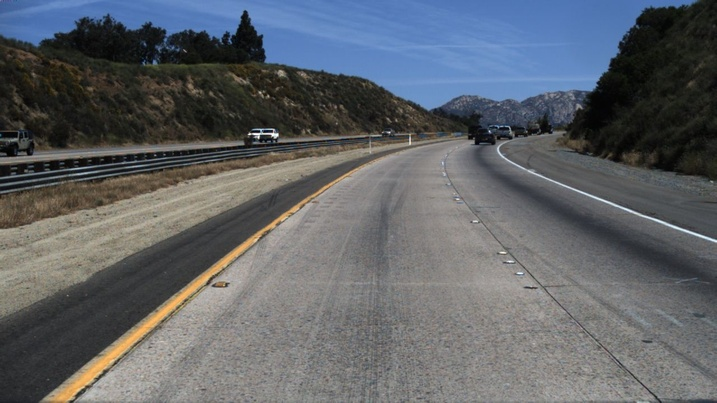
#> input picture Test Images/image9.jpg, 717 x 403 px, shrunk from 1280 x 720 before the run
$ jupyter execute --allow-errors LaneDetection_OpenCV.ipynb   (shell and % lines are left out)
#> lines starting #> are read from the running program, lines starting #| are printed output that depends on the picture; after the words box and inside, x2 and y2 are one past the last pixel; in counts of white or black regions, pixels touching at a corner belong together
### Install Dependencies

### Import Dependencies

[cell 1]
import cv2
import numpy as np
import matplotlib.pyplot as plt
import pandas as pd

### Load Image

[cell 2]
def load_image(image_path):
    image = cv2.imread(image_path)
    image = cv2.cvtColor(image, cv2.COLOR_BGR2RGB)
    return image

### Apply Gray Scale

[cell 3]
def apply_gray_scale(image):
    gray_image = cv2.cvtColor(image, cv2.COLOR_BGR2GRAY)
    return gray_image

### Apply Gaussian Blue

[cell 4]
def apply_gaussian_blur(image):
    blurred_image = cv2.GaussianBlur(image, (5, 5), 0)
    return blurred_image

### Apply Canny Edge Detection

[cell 5]
def apply_canny_edge_detection(image):
    edges = cv2.Canny(image, 50, 150)
    return edges

### Apply Morphological Operators

[cell 6]
def morphological_dilate(image):
    dilated_image = cv2.dilate(image, (5, 5), iterations=1)
    return dilated_image

def morphological_open(image):
    opened_image = cv2.morphologyEx(image, cv2.MORPH_OPEN, (5, 5))
    return opened_image

### Apply Region Of Interest Mask

[cell 7]
def region_of_interest(img):
    # Define a blank mask to start with
    mask = np.zeros_like(img)

    # Define a 3 channel or 1 channel color to fill the mask with depending on the input image
    if len(img.shape) > 2:
        channel_count = img.shape[2]  # i.e. 3 or 4 depending on your image
        ignore_mask_color = (255,) * channel_count
    else:
        ignore_mask_color = 255

    # Define a four sided polygon (trapezoid) to mask
    imshape = img.shape
    vertices = np.array([[(0, imshape[0]), (imshape[1]*0.1, imshape[0]*0.4), (imshape[1]*0.9, imshape[0]*0.4), (imshape[1], imshape[0])]], dtype=np.int32)
    cv2.fillPoly(mask, vertices, ignore_mask_color)

    # Return the image only where mask pixels are nonzero
    masked_image = cv2.bitwise_and(img, mask)
    return masked_image

### Apply Hough Line Transformation

[cell 8]
def hough_lines(image):
    lines = cv2.HoughLinesP(
        image,
        cv2.HOUGH_PROBABILISTIC,
        np.pi / 180,
        80,
        minLineLength=20,
        maxLineGap=100,
    )

    line_image = np.zeros((image.shape[0], image.shape[1], 3), dtype=np.uint8)

    # Filter lines based on the slope condition
    if lines is None:
        return line_image

    filtered_lines = [
        line
        for line in lines
        for x1, y1, x2, y2 in line
        if x2 != x1 and abs((y2 - y1) / (x2 - x1)) > 0.4
    ]

    if filtered_lines is None:
        return line_image
    for line in filtered_lines:
        for x1, y1, x2, y2 in line:
            pts = np.array([[x1, y1], [x2, y2]], np.int32)
            cv2.polylines(line_image, [pts], True, (0, 255, 0))

    return line_image, filtered_lines

### Merge Similar Lines

[cell 9]
def calculate_distance_and_angle(line1, line2):
    # Calculate midpoint of each line
    midpoint1 = ((line1[0] + line1[2]) / 2, (line1[1] + line1[3]) / 2)
    midpoint2 = ((line2[0] + line2[2]) / 2, (line2[1] + line2[3]) / 2)

    # Calculate distance between midpoints
    distance = np.sqrt(
        (midpoint1[0] - midpoint2[0]) ** 2 + (midpoint1[1] - midpoint2[1]) ** 2
    )

    # Calculate angle of each line
    angle1 = np.arctan2(line1[3] - line1[1], line1[2] - line1[0]) * 180 / np.pi
    angle2 = np.arctan2(line2[3] - line2[1], line2[2] - line2[0]) * 180 / np.pi

    # Calculate difference in angles
    angle_difference = np.abs(angle1 - angle2)

    return distance, angle_difference


def calculate_line_length(line):
    return np.sqrt((line[2] - line[0]) ** 2 + (line[3] - line[1]) ** 2)


def should_merge(line1, line2, distance_threshold, angle_threshold):
    distance, angle_difference = calculate_distance_and_angle(line1, line2)
    return distance < distance_threshold and angle_difference < angle_threshold


def merge_lines(image, lines, distance_threshold, angle_threshold):

    if lines is None or len(lines) == 0:
        return np.zeros((image.shape[0], image.shape[1], 3), dtype=np.uint8), []

    lines = np.vstack(lines)
    lines = lines.reshape(
        -1, lines.shape[-1]
    )
    merged_lines = []
    for line in lines:
        line_to_add = line
        # skip if there is no line in the list
        # print("merged lines",merged_lines)
        if len(merged_lines) == 0:
            merged_lines.append(line_to_add)
            continue
        for existing_line in merged_lines.copy():
            if should_merge(line, existing_line, distance_threshold, angle_threshold):
                # Compare lengths and keep the longer line
                if calculate_line_length(line) < calculate_line_length(existing_line):
                    line_to_add = None
                    break
                else:
                    merged_lines = list(filter(lambda x: not np.array_equal(x, existing_line), merged_lines))

        if line_to_add is not None:
            merged_lines.append(line_to_add)

    # Draw the merged lines
    line_image = np.zeros((image.shape[0], image.shape[1], 3), dtype=np.uint8)
    for line in merged_lines:
        # Ensure 'line' can be unpacked into four variables
        if len(line) == 4 and all(isinstance(coord, np.integer) for coord in line):
            x1, y1, x2, y2 = line
            pts = np.array([[x1, y1], [x2, y2]], np.int32)
            cv2.polylines(line_image, [pts], True, (0, 255, 0), thickness=2)
        else:
            print("Warning: Skipping a merged line due to incorrect format:", line)

    return line_image, merged_lines

### Extend Detected Lines

[cell 10]
def extend_lines(image, lines):

    if lines is None or len(lines) == 0:
        return np.zeros((image.shape[0], image.shape[1], 3), dtype=np.uint8), []

    lines = np.vstack(lines)
    lines = lines.reshape(-1, lines.shape[-1])
    extended_lines = []
    for line in lines:
        x1, y1, x2, y2 = line
        if x2 != x1:
            slope = (y2 - y1) / (x2 - x1)
            y_intercept = y1 - slope * x1
            y1_extended = int(image.shape[0]*0.4)
            x1_extended = int((y1_extended - y_intercept) / slope)
            y2_extended = int(image.shape[0])
            x2_extended = int((y2_extended - y_intercept) / slope)
            extended_lines.append([x1_extended, y1_extended, x2_extended, y2_extended])

    # Draw the extended lines
    line_image = np.zeros((image.shape[0], image.shape[1], 3), dtype=np.uint8)
    for line in extended_lines:
        x1, y1, x2, y2 = line
        pts = np.array([[x1, y1], [x2, y2]], np.int32)
        cv2.polylines(line_image, [pts], True, (0, 255, 0), thickness=2)

    return line_image, extended_lines

### Consider Center Lines

[cell 11]
def consider_center_lines(image, lines):
    if lines is None or len(lines) == 0:
        return np.zeros((image.shape[0], image.shape[1], 3), dtype=np.uint8), []

    lines = np.vstack(lines)
    lines = lines.reshape(-1, lines.shape[-1])

    center_lines = []
    left_lane_candidates = []
    right_lane_candidates = []
    image_center_x = image.shape[1] / 2

    for line in lines:
        x1, y1, x2, y2 = line
        if x2 != x1:
            slope = (y2 - y1) / (x2 - x1)
            center_x = (x1 + x2) / 2
            if slope > 0:
                left_lane_candidates.append((line, abs(center_x - image_center_x)))
            else:
                right_lane_candidates.append((line, abs(center_x - image_center_x)))

    left_lane = sorted(left_lane_candidates, key=lambda x: x[1], reverse=False)[0][0] if left_lane_candidates else None
    right_lane = sorted(right_lane_candidates, key=lambda x: x[1], reverse=False)[0][0] if right_lane_candidates else None

    if left_lane is not None:
        center_lines.append(left_lane)
    if right_lane is not None:
        center_lines.append(right_lane)

    # Draw the center lines
    line_image = np.zeros((image.shape[0], image.shape[1], 3), dtype=np.uint8)
    for line in center_lines:
        x1, y1, x2, y2 = line
        pts = np.array([[x1, y1], [x2, y2]], np.int32)
        cv2.polylines(line_image, [pts], True, (0, 255, 0), thickness=2)

    return line_image, center_lines

### Draw Lines On Image

[cell 12]
def draw_lines_on_image(image, lines):

    for line in lines:
        x1, y1, x2, y2 = line
        pts = np.array([[x1, y1], [x2, y2]], np.int32)
        cv2.polylines(image, [pts], True, (0, 255, 0), thickness=2)

    return image

### Plot all images

[cell 13]
def plot_images(images, titles, rows, cols, ouput_title):
    fig, axes = plt.subplots(rows, cols, figsize=(15, 15))
    for i, ax in enumerate(axes.flat):
        if i < len(images):
            ax.imshow(images[i], cmap='gray')
            ax.set_title(titles[i])
        ax.axis("off")
    plt.tight_layout()
    plt.savefig(f"Results/{ouput_title}.png")
    plt.show()

### Piepline

[cell 14]
def pipeline(image_path):

    image = load_image(image_path)
    gray_image = apply_gray_scale(image)
    blurred_image = apply_gaussian_blur(gray_image)
    dilated_image = morphological_dilate(blurred_image)

    edges = apply_canny_edge_detection(dilated_image)
    opened_edges = morphological_open(edges)

    roi_image = region_of_interest(opened_edges)

    hough_image, houghLines = hough_lines(roi_image)

    merged_lines_image1, mergedLines1 = merge_lines(
        hough_image, houghLines, distance_threshold=150, angle_threshold=15
    )
    extended_lines_image, extendedLines = extend_lines(merged_lines_image1, mergedLines1)
    merged_lines_image2, mergedLines2 = merge_lines(
        extended_lines_image, extendedLines, distance_threshold=150, angle_threshold=15
    )
    center_lines_image, centerLines = consider_center_lines(merged_lines_image2, mergedLines2)

    final_image = draw_lines_on_image(image.copy(), centerLines)

    return image, gray_image, blurred_image, dilated_image, edges, opened_edges, roi_image, hough_image, merged_lines_image1, extended_lines_image, merged_lines_image2, center_lines_image, final_image

### Display all stages of pipeline

[cell 15]
def display_pipeline(image_path):

    images = pipeline(image_path)
#> in load_image, image is the input picture: shape (403, 717, 3); mean B, G, R 104, 99.2, 95.5
#> in apply_canny_edge_detection, `edges = cv2.Canny(image, 50, 150)`:
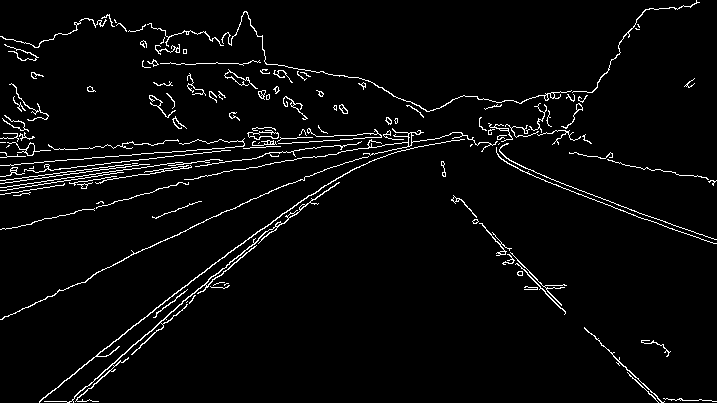
#> edges: shape (403, 717); 3.6% white in thin lines or dots
#> in morphological_open, `opened_image = cv2.morphologyEx(image, cv2.MORPH_OPEN, (5, 5))`: opened_image: shape (403, 717); 1.6% white in thin lines or dots
#> in region_of_interest, `cv2.fillPoly(mask, vertices, ignore_mask_color)`: mask: shape (403, 717); 54.1% white; 1 black region, box (x1, y1, x2, y2) and area: (0, 0, 717, 401) 132513
#> in region_of_interest, `masked_image = cv2.bitwise_and(img, mask)`: masked_image: shape (403, 717); 0.75% white in thin lines or dots, all inside (x1, y1, x2, y2) = (28, 161, 683, 403)
#> in hough_lines, `lines = cv2.HoughLinesP( image, cv2.HOUGH_PROBABILISTIC, np.pi / 180, ..`: lines = [[48, 394, 231, 251], [69, 402, 298, 203], [76, 401, 324, 186], [452, 200, 661, 402], [43, 398, 363, 165], [169, 298, 308, 197]]
#> in hough_lines, `filtered_lines = [ line for line in lines for x1, y1, x2, y2 in line i..`: filtered_lines = [[[48, 394, 231, 251]], [[69, 402, 298, 203]], [[76, 401, 324, 186]], [[452, 200, 661, 402]], [[43, 398, 363, 165]], [[169, 298, 308, 197]]]
#> the loop in hough_lines, `for line in filtered_lines:` made 6 passes
#> after the loop in hough_lines, `for line in filtered_lines:`:
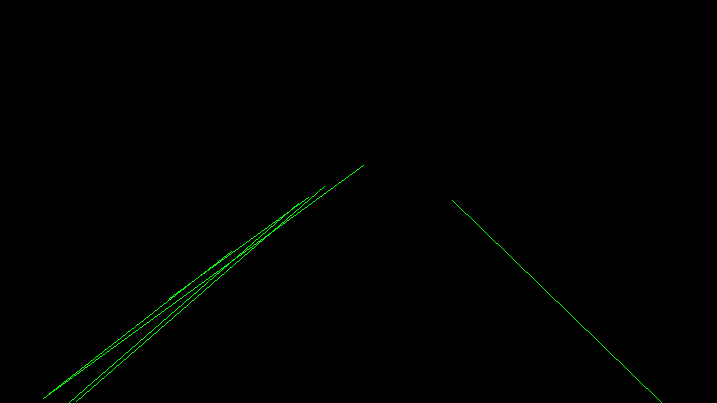
#> line_image: shape (403, 717, 3); mean of channels 0, 1, 2 0, 1.1, 0; drawn as B, G, R
#> in pipeline, `hough_image, houghLines = hough_lines(roi_image)`: houghLines has the same summary as filtered_lines in hough_lines
#> the loop in merge_lines, `for line in lines:` made 6 passes
#> after the loop in merge_lines, `for line in lines:`: merged_lines = [[452, 200, 661, 402], [43, 398, 363, 165]]
#> in merge_lines, `line_image = np.zeros((image.shape[0], image.shape[1], 3), dtype=np.ui..`: line_image: shape (403, 717, 3); every value is 0
#> the loop in merge_lines, `for line in merged_lines: # Ensure 'line' can be unpacked into four va..` made 2 passes
#> after the loop in merge_lines, `for line in merged_lines:`:
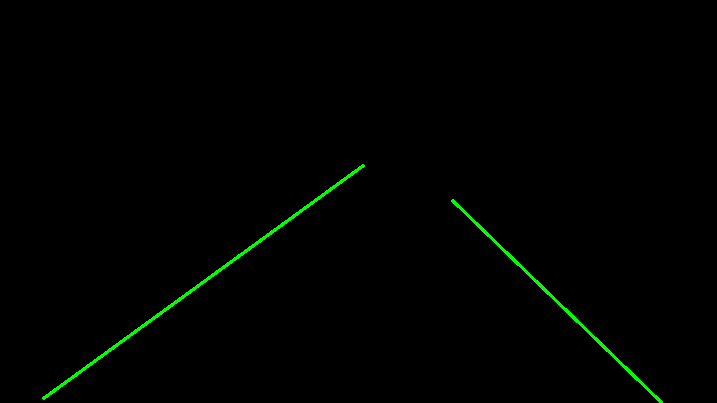
#> line_image: shape (403, 717, 3); mean of channels 0, 1, 2 0, 2, 0; drawn as B, G, R
#> the loop in extend_lines, `for line in lines:` made 2 passes
#> (x1, y1, x2, y2, slope, y_intercept, y1_extended, x1_extended) on passes 1 to 2: (452, 200, 661, 402, 0.967, -236.9, 161, 411), (43, 398, 363, 165, -0.728, 429.3, 161, 368)
#> after the loop in extend_lines, `for line in lines:`: extended_lines = [[411, 161, 662, 403], [368, 161, 36, 403]]
#> the loop in extend_lines, `for line in extended_lines:` made 2 passes
#> the loop in merge_lines (call 2), `for line in lines:` made 2 passes
#> the loop in merge_lines (call 2), `for line in merged_lines: # Ensure 'line' can be unpacked into four va..` made 2 passes
#> the loop in consider_center_lines, `for line in lines:` made 2 passes
#> (x1, y1, x2, y2, slope, center_x) on passes 1 to 2: (411, 161, 662, 403, 0.964, 536.5), (368, 161, 36, 403, -0.729, 202)
#> after the loop in consider_center_lines, `for line in lines:`: left_lane_candidates = [([411, 161, 662, 403], 178)]; right_lane_candidates = [([368, 161, 36, 403], 156.5)]
#> in consider_center_lines, `left_lane = sorted(left_lane_candidates, key=lambda x: x[1], reverse=F..`: left_lane = [411, 161, 662, 403]
#> in consider_center_lines, `right_lane = sorted(right_lane_candidates, key=lambda x: x[1], reverse..`: right_lane = [368, 161, 36, 403]
#> the loop in consider_center_lines, `for line in center_lines:` made 2 passes
#> in pipeline, `center_lines_image, centerLines = consider_center_lines(merged_lines_i..`: centerLines = [[411, 161, 662, 403], [368, 161, 36, 403]]
#> the loop in draw_lines_on_image, `for line in lines:` made 2 passes
#> after the loop in draw_lines_on_image, `for line in lines:`:
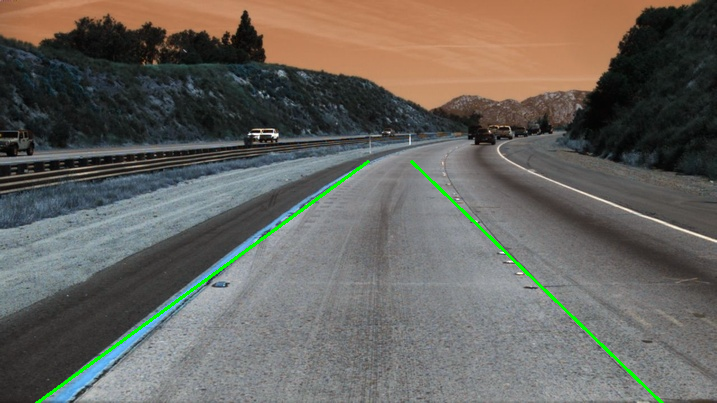
#> image: shape (403, 717, 3); mean of channels 0, 1, 2 94.2, 100.2, 103; drawn as B, G, R
#> images = 13 items

    titles = [
        "Original Image",
        "Gray Image",
        "Blurred Image",
        "Dilated Image",
        "Edges",
        "Opened Edges",
        "ROI",
        "Hough Lines",
        "Merged Lines1",
        "Extended Lines",
        "Merged Lines2",
        "Center Lines",
        "Final Image",
    ]

    plot_images(images, titles, 5, 3, "display_pipeline")

[cell 16]
display_pipeline("Test Images/image9.jpg")

### Detect lanes for multiple images

[cell 17]
def detect_image_lanes():
    titles = ["image1.jpg", "image2.jpg", "image3.jpg", "image4.jpg", "image5.jpg", "image6.jpg", "image7.jpg", "image8.jpg", "image9.jpg", "image10.jpg"]
    images = [pipeline(f"Test Images/{title}")[-1] for title in titles]
#> call 2 of load_image, with image_path = 'Test Images/image1.jpg'
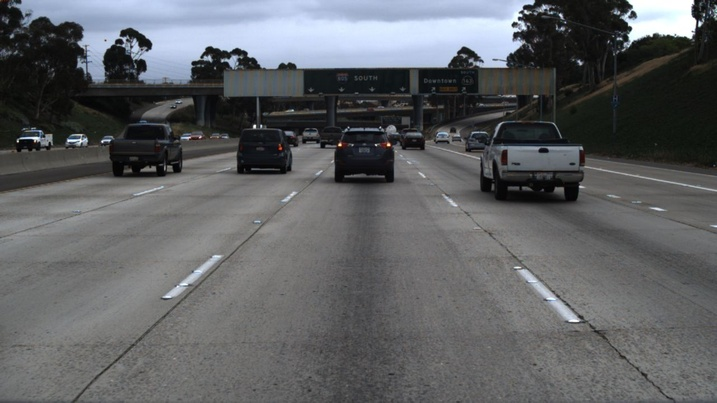
#> input picture Test Images/image1.jpg, 717 x 403 px, shrunk from 1280 x 720 before the run
#> in load_image, image is the input picture: shape (403, 717, 3); mean B, G, R 99.6, 97.1, 95.1
#> in apply_canny_edge_detection (call 2), `edges = cv2.Canny(image, 50, 150)`: edges: shape (403, 717); 3.6% white in thin lines or dots
#> in morphological_open (call 2), `opened_image = cv2.morphologyEx(image, cv2.MORPH_OPEN, (5, 5))`: opened_image: shape (403, 717); 1.8% white in thin lines or dots
#> in region_of_interest (call 2), `masked_image = cv2.bitwise_and(img, mask)`: masked_image: shape (403, 717); 0.63% white in thin lines or dots, all inside (x1, y1, x2, y2) = (70, 161, 678, 403)
#> in hough_lines (call 2), `lines = cv2.HoughLinesP( image, cv2.HOUGH_PROBABILISTIC, np.pi / 180, ..`: lines = [[71, 402, 317, 173], [419, 174, 671, 401], [78, 399, 322, 171], [419, 173, 662, 392], [420, 176, 565, 321], [82, 390, 334, 163]]
#> in hough_lines (call 2), `filtered_lines = [ line for line in lines for x1, y1, x2, y2 in line i..`: filtered_lines = [[[71, 402, 317, 173]], [[419, 174, 671, 401]], [[78, 399, 322, 171]], [[419, 173, 662, 392]], [[420, 176, 565, 321]], [[82, 390, 334, 163]]]
#> the loop in hough_lines (call 2), `for line in filtered_lines:` made 6 passes
#> after the loop in hough_lines (call 2), `for line in filtered_lines:`:
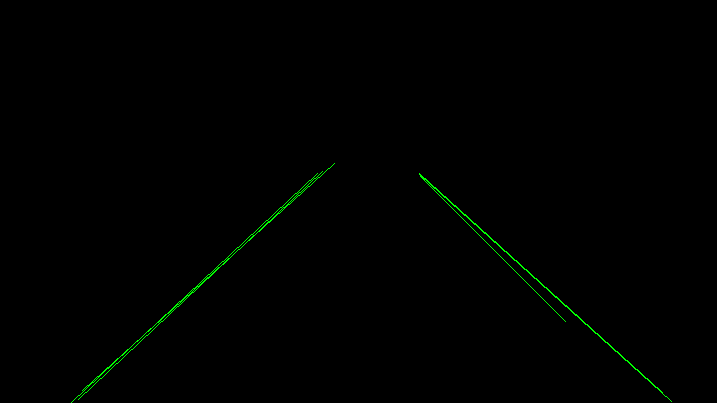
#> line_image: shape (403, 717, 3); mean of channels 0, 1, 2 0, 1.2, 0; drawn as B, G, R
#> the loop in extend_lines (call 2), `for line in lines:` made 2 passes
#> (x1, y1, x2, y2, slope, y_intercept, y1_extended, x1_extended) on passes 1 to 2: (419, 174, 671, 401, 0.901, -203.4, 161, 404), (82, 390, 334, 163, -0.901, 463.9, 161, 336)
#> the loop in extend_lines (call 2), `for line in extended_lines:` made 2 passes
#> (x1, y1, x2, y2) on passes 1 to 2: (404, 161, 673, 403), (336, 161, 67, 403)
#> the loop in consider_center_lines (call 2), `for line in lines:` made 2 passes
#> (x1, y1, x2, y2, slope, center_x) on passes 1 to 2: (404, 161, 673, 403, 0.9, 538.5), (336, 161, 67, 403, -0.9, 201.5)
#> the loop in consider_center_lines (call 2), `for line in center_lines:` made 2 passes
#> the loop in draw_lines_on_image (call 2), `for line in lines:` made 2 passes
#> after the loop in draw_lines_on_image (call 2), `for line in lines:`:
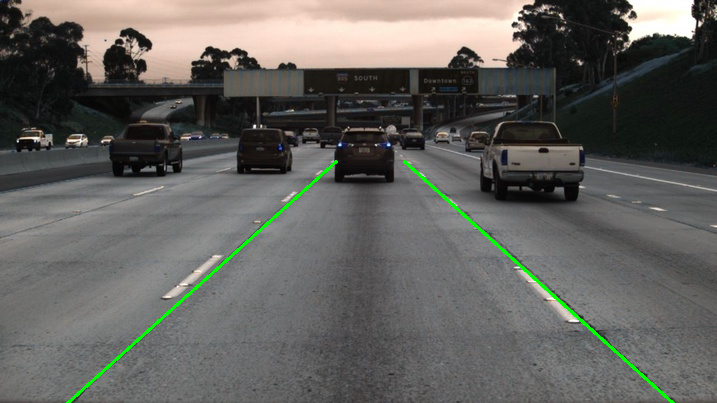
#> image: shape (403, 717, 3); mean of channels 0, 1, 2 94.2, 98.2, 98.7; drawn as B, G, R
#> call 3 of load_image, with image_path = 'Test Images/image2.jpg'
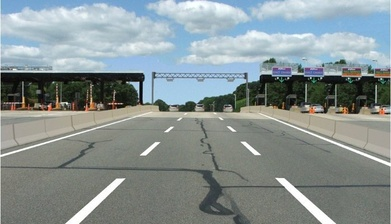
#> input picture Test Images/image2.jpg, 391 x 224 px, shrunk from 698 x 400 before the run
#> in load_image, image is the input picture: shape (224, 391, 3); mean B, G, R 146.8, 146.2, 135.5
#> in apply_canny_edge_detection (call 3), `edges = cv2.Canny(image, 50, 150)`: edges: shape (224, 391); 7% white in thin lines or dots
#> in morphological_open (call 3), `opened_image = cv2.morphologyEx(image, cv2.MORPH_OPEN, (5, 5))`: opened_image: shape (224, 391); 3.1% white in thin lines or dots
#> in region_of_interest (call 3), `cv2.fillPoly(mask, vertices, ignore_mask_color)`:
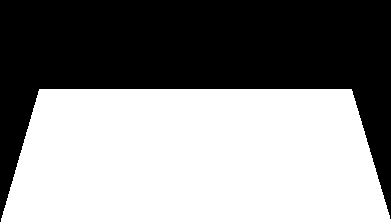
#> mask: shape (224, 391); 54.3% white; 1 black region, box (x1, y1, x2, y2) and area: (0, 0, 391, 222) 40005
#> in region_of_interest (call 3), `masked_image = cv2.bitwise_and(img, mask)`:
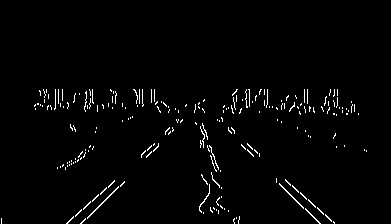
#> masked_image: shape (224, 391); 1.9% white in thin lines or dots, all inside (x1, y1, x2, y2) = (1, 89, 367, 224)
